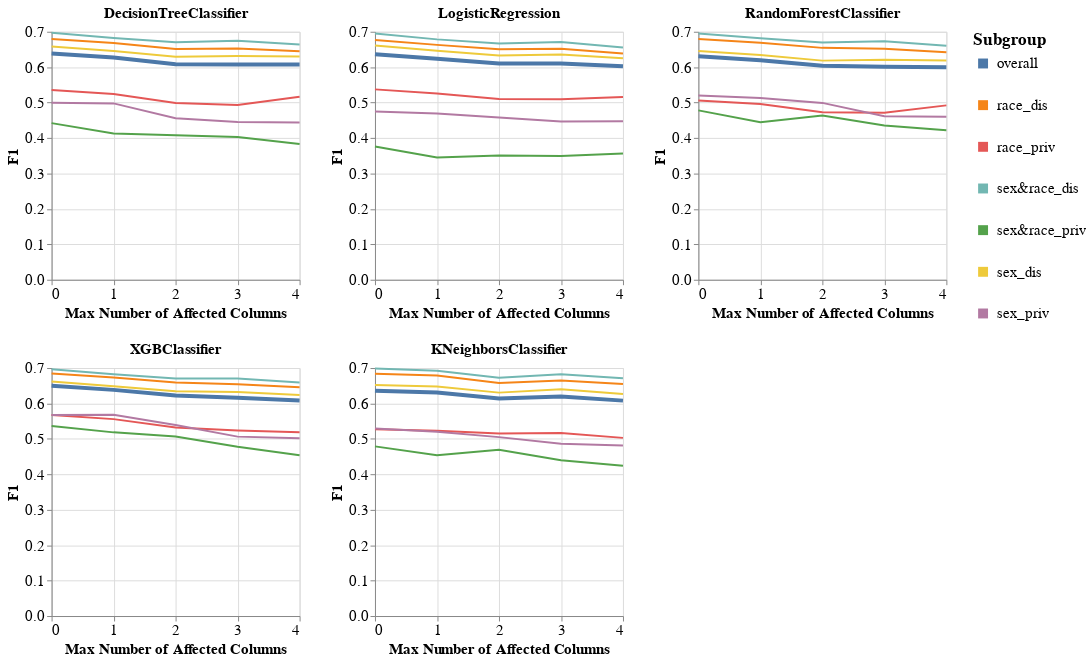

The notebook cell this image was saved under:
### Code cell
visualizer.create_subgroups_grid_pct_lines_per_model_plot(subgroup_metric='F1',
                                                          target_preprocessing_technique=PREPROCESSING_TECHNIQUES[0],
                                                          model_names=MODEL_NAMES,
                                                          mode='max_num_columns')

### Figure 1 — Vega-Lite specification as saved in the notebook (floating-point values rounded to 4 significant figures)
{"config": {"view": {"continuousWidth": 400, "continuousHeight": 300}, "axis": {"labelFontSize": 15, "titleFontSize": 15}, "legend": {"labelFontSize": 15, "symbolStrokeWidth": 10, "titleFontSize": 17}, "title": {"fontSize": 15}}, "vconcat": [{"hconcat": [{"mark": "line", "encoding": {"color": {"field": "Subgroup", "type": "nominal"}, "strokeWidth": {"condition": {"value": 4, "test": "datum.Subgroup == 'overall'"}, "value": 2}, "x": {"axis": {"tickMinStep": 1}, "field": "Percentage", "title": "Max Number of Affected Columns", "type": "quantitative"}, "y": {"field": "Metric_Value", "title": "F1", "type": "quantitative"}}, "height": 250, "title": "DecisionTreeClassifier", "width": 250}, {"data": {"name": "data-786cc51e9609926d80cd9d5b5aebe49d"}, "mark": "line", "encoding": {"color": {"field": "Subgroup", "type": "nominal"}, "strokeWidth": {"condition": {"value": 4, "test": "datum.Subgroup == 'overall'"}, "value": 2}, "x": {"axis": {"tickMinStep": 1}, "field": "Percentage", "title": "Max Number of Affected Columns", "type": "quantitative"}, "y": {"field": "Metric_Value", "title": "F1", "type": "quantitative"}}, "height": 250, "title": "LogisticRegression", "width": 250}, {"data": {"name": "data-a4394320aa075c4ea49f976807bb7154"}, "mark": "line", "encoding": {"color": {"field": "Subgroup", "type": "nominal"}, "strokeWidth": {"condition": {"value": 4, "test": "datum.Subgroup == 'overall'"}, "value": 2}, "x": {"axis": {"tickMinStep": 1}, "field": "Percentage", "title": "Max Number of Affected Columns", "type": "quantitative"}, "y": {"field": "Metric_Value", "title": "F1", "type": "quantitative"}}, "height": 250, "title": "RandomForestClassifier", "width": 250}]}, {"hconcat": [{"mark": "line", "encoding": {"color": {"field": "Subgroup", "type": "nominal"}, "strokeWidth": {"condition": {"value": 4, "test": "datum.Subgroup == 'overall'"}, "value": 2}, "x": {"axis": {"tickMinStep": 1}, "field": "Percentage", "title": "Max Number of Affected Columns", "type": "quantitative"}, "y": {"field": "Metric_Value", "title": "F1", "type": "quantitative"}}, "height": 250, "title": "XGBClassifier", "width": 250}, {"data": {"name": "data-060f707fde2a1e27f8f7c85b99ef9549"}, "mark": "line", "encoding": {"color": {"field": "Subgroup", "type": "nominal"}, "strokeWidth": {"condition": {"value": 4, "test": "datum.Subgroup == 'overall'"}, "value": 2}, "x": {"axis": {"tickMinStep": 1}, "field": "Percentage", "title": "Max Number of Affected Columns", "type": "quantitative"}, "y": {"field": "Metric_Value", "title": "F1", "type": "quantitative"}}, "height": 250, "title": "KNeighborsClassifier", "width": 250}], "data": {"name": "data-2803f46a5123383615a1882fc835d5c0"}}], "data": {"name": "data-259c0625ba758651eca15a3d42f830ce"}, "$schema": "https://vega.github.io/schema/vega-lite/v4.17.0.json", "datasets": {"data-259c0625ba758651eca15a3d42f830ce": [{"Model_Name": "DecisionTreeClassifier", "Test_Set_Index": 0.0, "Metric": "F1", "Subgroup": "overall", "Num_Estimators": 200.0, "Metric_Value": 0.6385, "Percentage": 0.0}, {"Model_Name": "DecisionTreeClassifier", "Test_Set_Index": 0.0, "Metric": "F1", "Subgroup": "race_dis", "Num_Estimators": 200.0, "Metric_Value": 0.6795, "Percentage": 0.0}, {"Model_Name": "DecisionTreeClassifier", "Test_Set_Index": 0.0, "Metric": "F1", "Subgroup": "race_priv", "Num_Estimators": 200.0, "Metric_Value": 0.5356, "Percentage": 0.0}, {"Model_Name": "DecisionTreeClassifier", "Test_Set_Index": 0.0, "Metric": "F1", "Subgroup": "sex&race_dis", "Num_Estimators": 200.0, "Metric_Value": 0.6971, "Percentage": 0.0}, {"Model_Name": "DecisionTreeClassifier", "Test_Set_Index": 0.0, "Metric": "F1", "Subgroup": "sex&race_priv", "Num_Estimators": 200.0, "Metric_Value": 0.4421, "Percentage": 0.0}, {"Model_Name": "DecisionTreeClassifier", "Test_Set_Index": 0.0, "Metric": "F1", "Subgroup": "sex_dis", "Num_Estimators": 200.0, "Metric_Value": 0.6585, "Percentage": 0.0}, {"Model_Name": "DecisionTreeClassifier", "Test_Set_Index": 0.0, "Metric": "F1", "Subgroup": "sex_priv", "Num_Estimators": 200.0, "Metric_Value": 0.4998, "Percentage": 0.0}, {"Model_Name": "DecisionTreeClassifier", "Test_Set_Index": 1.0, "Metric": "F1", "Subgroup": "overall", "Num_Estimators": 200.0, "Metric_Value": 0.6273, "Percentage": 1.0}, {"Model_Name": "DecisionTreeClassifier", "Test_Set_Index": 1.0, "Metric": "F1", "Subgroup": "race_dis", "Num_Estimators": 200.0, "Metric_Value": 0.6682, "Percentage": 1.0}, {"Model_Name": "DecisionTreeClassifier", "Test_Set_Index": 1.0, "Metric": "F1", "Subgroup": "race_priv", "Num_Estimators": 200.0, "Metric_Value": 0.5241, "Percentage": 1.0}, {"Model_Name": "DecisionTreeClassifier", "Test_Set_Index": 1.0, "Metric": "F1", "Subgroup": "sex&race_dis", "Num_Estimators": 200.0, "Metric_Value": 0.6824, "Percentage": 1.0}, {"Model_Name": "DecisionTreeClassifier", "Test_Set_Index": 1.0, "Metric": "F1", "Subgroup": "sex&race_priv", "Num_Estimators": 200.0, "Metric_Value": 0.413, "Percentage": 1.0}, {"Model_Name": "DecisionTreeClassifier", "Test_Set_Index": 1.0, "Metric": "F1", "Subgroup": "sex_dis", "Num_Estimators": 200.0, "Metric_Value": 0.6458, "Percentage": 1.0}, {"Model_Name": "DecisionTreeClassifier", "Test_Set_Index": 1.0, "Metric": "F1", "Subgroup": "sex_priv", "Num_Estimators": 200.0, "Metric_Value": 0.4978, "Percentage": 1.0}, {"Model_Name": "DecisionTreeClassifier", "Test_Set_Index": 2.0, "Metric": "F1", "Subgroup": "overall", "Num_Estimators": 200.0, "Metric_Value": 0.6085, "Percentage": 2.0}, {"Model_Name": "DecisionTreeClassifier", "Test_Set_Index": 2.0, "Metric": "F1", "Subgroup": "race_dis", "Num_Estimators": 200.0, "Metric_Value": 0.6516, "Percentage": 2.0}, {"Model_Name": "DecisionTreeClassifier", "Test_Set_Index": 2.0, "Metric": "F1", "Subgroup": "race_priv", "Num_Estimators": 200.0, "Metric_Value": 0.4987, "Percentage": 2.0}, {"Model_Name": "DecisionTreeClassifier", "Test_Set_Index": 2.0, "Metric": "F1", "Subgroup": "sex&race_dis", "Num_Estimators": 200.0, "Metric_Value": 0.6705, "Percentage": 2.0}, {"Model_Name": "DecisionTreeClassifier", "Test_Set_Index": 2.0, "Metric": "F1", "Subgroup": "sex&race_priv", "Num_Estimators": 200.0, "Metric_Value": 0.4081, "Percentage": 2.0}, {"Model_Name": "DecisionTreeClassifier", "Test_Set_Index": 2.0, "Metric": "F1", "Subgroup": "sex_dis", "Num_Estimators": 200.0, "Metric_Value": 0.6297, "Percentage": 2.0}, {"Model_Name": "DecisionTreeClassifier", "Test_Set_Index": 2.0, "Metric": "F1", "Subgroup": "sex_priv", "Num_Estimators": 200.0, "Metric_Value": 0.4559, "Percentage": 2.0}, {"Model_Name": "DecisionTreeClassifier", "Test_Set_Index": 3.0, "Metric": "F1", "Subgroup": "overall", "Num_Estimators": 200.0, "Metric_Value": 0.6078, "Percentage": 3.0}, {"Model_Name": "DecisionTreeClassifier", "Test_Set_Index": 3.0, "Metric": "F1", "Subgroup": "race_dis", "Num_Estimators": 200.0, "Metric_Value": 0.6526, "Percentage": 3.0}, {"Model_Name": "DecisionTreeClassifier", "Test_Set_Index": 3.0, "Metric": "F1", "Subgroup": "race_priv", "Num_Estimators": 200.0, "Metric_Value": 0.4933, "Percentage": 3.0}, {"Model_Name": "DecisionTreeClassifier", "Test_Set_Index": 3.0, "Metric": "F1", "Subgroup": "sex&race_dis", "Num_Estimators": 200.0, "Metric_Value": 0.6746, "Percentage": 3.0}, {"Model_Name": "DecisionTreeClassifier", "Test_Set_Index": 3.0, "Metric": "F1", "Subgroup": "sex&race_priv", "Num_Estimators": 200.0, "Metric_Value": 0.4028, "Percentage": 3.0}, {"Model_Name": "DecisionTreeClassifier", "Test_Set_Index": 3.0, "Metric": "F1", "Subgroup": "sex_dis", "Num_Estimators": 200.0, "Metric_Value": 0.6313, "Percentage": 3.0}, {"Model_Name": "DecisionTreeClassifier", "Test_Set_Index": 3.0, "Metric": "F1", "Subgroup": "sex_priv", "Num_Estimators": 200.0, "Metric_Value": 0.4453, "Percentage": 3.0}, {"Model_Name": "DecisionTreeClassifier", "Test_Set_Index": 4.0, "Metric": "F1", "Subgroup": "overall", "Num_Estimators": 200.0, "Metric_Value": 0.6078, "Percentage": 4.0}, {"Model_Name": "DecisionTreeClassifier", "Test_Set_Index": 4.0, "Metric": "F1", "Subgroup": "race_dis", "Num_Estimators": 200.0, "Metric_Value": 0.6449, "Percentage": 4.0}, {"Model_Name": "DecisionTreeClassifier", "Test_Set_Index": 4.0, "Metric": "F1", "Subgroup": "race_priv", "Num_Estimators": 200.0, "Metric_Value": 0.5163, "Percentage": 4.0}, {"Model_Name": "DecisionTreeClassifier", "Test_Set_Index": 4.0, "Metric": "F1", "Subgroup": "sex&race_dis", "Num_Estimators": 200.0, "Metric_Value": 0.6638, "Percentage": 4.0}, {"Model_Name": "DecisionTreeClassifier", "Test_Set_Index": 4.0, "Metric": "F1", "Subgroup": "sex&race_priv", "Num_Estimators": 200.0, "Metric_Value": 0.3833, "Percentage": 4.0}, {"Model_Name": "DecisionTreeClassifier", "Test_Set_Index": 4.0, "Metric": "F1", "Subgroup": "sex_dis", "Num_Estimators": 200.0, "Metric_Value": 0.6304, "Percentage": 4.0}, {"Model_Name": "DecisionTreeClassifier", "Test_Set_Index": 4.0, "Metric": "F1", "Subgroup": "sex_priv", "Num_Estimators": 200.0, "Metric_Value": 0.4439, "Percentage": 4.0}], "data-786cc51e9609926d80cd9d5b5aebe49d": [{"Model_Name": "LogisticRegression", "Test_Set_Index": 0.0, "Metric": "F1", "Subgroup": "overall", "Num_Estimators": 200.0, "Metric_Value": 0.6367, "Percentage": 0.0}, {"Model_Name": "LogisticRegression", "Test_Set_Index": 0.0, "Metric": "F1", "Subgroup": "race_dis", "Num_Estimators": 200.0, "Metric_Value": 0.6767, "Percentage": 0.0}, {"Model_Name": "LogisticRegression", "Test_Set_Index": 0.0, "Metric": "F1", "Subgroup": "race_priv", "Num_Estimators": 200.0, "Metric_Value": 0.5373, "Percentage": 0.0}, {"Model_Name": "LogisticRegression", "Test_Set_Index": 0.0, "Metric": "F1", "Subgroup": "sex&race_dis", "Num_Estimators": 200.0, "Metric_Value": 0.695, "Percentage": 0.0}, {"Model_Name": "LogisticRegression", "Test_Set_Index": 0.0, "Metric": "F1", "Subgroup": "sex&race_priv", "Num_Estimators": 200.0, "Metric_Value": 0.3763, "Percentage": 0.0}, {"Model_Name": "LogisticRegression", "Test_Set_Index": 0.0, "Metric": "F1", "Subgroup": "sex_dis", "Num_Estimators": 200.0, "Metric_Value": 0.661, "Percentage": 0.0}, {"Model_Name": "LogisticRegression", "Test_Set_Index": 0.0, "Metric": "F1", "Subgroup": "sex_priv", "Num_Estimators": 200.0, "Metric_Value": 0.475, "Percentage": 0.0}, {"Model_Name": "LogisticRegression", "Test_Set_Index": 1.0, "Metric": "F1", "Subgroup": "overall", "Num_Estimators": 200.0, "Metric_Value": 0.6235, "Percentage": 1.0}, {"Model_Name": "LogisticRegression", "Test_Set_Index": 1.0, "Metric": "F1", "Subgroup": "race_dis", "Num_Estimators": 200.0, "Metric_Value": 0.663, "Percentage": 1.0}, {"Model_Name": "LogisticRegression", "Test_Set_Index": 1.0, "Metric": "F1", "Subgroup": "race_priv", "Num_Estimators": 200.0, "Metric_Value": 0.5257, "Percentage": 1.0}, {"Model_Name": "LogisticRegression", "Test_Set_Index": 1.0, "Metric": "F1", "Subgroup": "sex&race_dis", "Num_Estimators": 200.0, "Metric_Value": 0.6784, "Percentage": 1.0}, {"Model_Name": "LogisticRegression", "Test_Set_Index": 1.0, "Metric": "F1", "Subgroup": "sex&race_priv", "Num_Estimators": 200.0, "Metric_Value": 0.3451, "Percentage": 1.0}, {"Model_Name": "LogisticRegression", "Test_Set_Index": 1.0, "Metric": "F1", "Subgroup": "sex_dis", "Num_Estimators": 200.0, "Metric_Value": 0.6466, "Percentage": 1.0}, {"Model_Name": "LogisticRegression", "Test_Set_Index": 1.0, "Metric": "F1", "Subgroup": "sex_priv", "Num_Estimators": 200.0, "Metric_Value": 0.4689, "Percentage": 1.0}, {"Model_Name": "LogisticRegression", "Test_Set_Index": 2.0, "Metric": "F1", "Subgroup": "overall", "Num_Estimators": 200.0, "Metric_Value": 0.6104, "Percentage": 2.0}, {"Model_Name": "LogisticRegression", "Test_Set_Index": 2.0, "Metric": "F1", "Subgroup": "race_dis", "Num_Estimators": 200.0, "Metric_Value": 0.6509, "Percentage": 2.0}, {"Model_Name": "LogisticRegression", "Test_Set_Index": 2.0, "Metric": "F1", "Subgroup": "race_priv", "Num_Estimators": 200.0, "Metric_Value": 0.51, "Percentage": 2.0}, {"Model_Name": "LogisticRegression", "Test_Set_Index": 2.0, "Metric": "F1", "Subgroup": "sex&race_dis", "Num_Estimators": 200.0, "Metric_Value": 0.6668, "Percentage": 2.0}, {"Model_Name": "LogisticRegression", "Test_Set_Index": 2.0, "Metric": "F1", "Subgroup": "sex&race_priv", "Num_Estimators": 200.0, "Metric_Value": 0.3508, "Percentage": 2.0}, {"Model_Name": "LogisticRegression", "Test_Set_Index": 2.0, "Metric": "F1", "Subgroup": "sex_dis", "Num_Estimators": 200.0, "Metric_Value": 0.6329, "Percentage": 2.0}, {"Model_Name": "LogisticRegression", "Test_Set_Index": 2.0, "Metric": "F1", "Subgroup": "sex_priv", "Num_Estimators": 200.0, "Metric_Value": 0.4581, "Percentage": 2.0}, {"Model_Name": "LogisticRegression", "Test_Set_Index": 3.0, "Metric": "F1", "Subgroup": "overall", "Num_Estimators": 200.0, "Metric_Value": 0.6105, "Percentage": 3.0}, {"Model_Name": "LogisticRegression", "Test_Set_Index": 3.0, "Metric": "F1", "Subgroup": "race_dis", "Num_Estimators": 200.0, "Metric_Value": 0.6517, "Percentage": 3.0}, {"Model_Name": "LogisticRegression", "Test_Set_Index": 3.0, "Metric": "F1", "Subgroup": "race_priv", "Num_Estimators": 200.0, "Metric_Value": 0.5096, "Percentage": 3.0}, {"Model_Name": "LogisticRegression", "Test_Set_Index": 3.0, "Metric": "F1", "Subgroup": "sex&race_dis", "Num_Estimators": 200.0, "Metric_Value": 0.6712, "Percentage": 3.0}, {"Model_Name": "LogisticRegression", "Test_Set_Index": 3.0, "Metric": "F1", "Subgroup": "sex&race_priv", "Num_Estimators": 200.0, "Metric_Value": 0.3495, "Percentage": 3.0}, {"Model_Name": "LogisticRegression", "Test_Set_Index": 3.0, "Metric": "F1", "Subgroup": "sex_dis", "Num_Estimators": 200.0, "Metric_Value": 0.6359, "Percentage": 3.0}, {"Model_Name": "LogisticRegression", "Test_Set_Index": 3.0, "Metric": "F1", "Subgroup": "sex_priv", "Num_Estimators": 200.0, "Metric_Value": 0.4465, "Percentage": 3.0}, {"Model_Name": "LogisticRegression", "Test_Set_Index": 4.0, "Metric": "F1", "Subgroup": "overall", "Num_Estimators": 200.0, "Metric_Value": 0.6027, "Percentage": 4.0}, {"Model_Name": "LogisticRegression", "Test_Set_Index": 4.0, "Metric": "F1", "Subgroup": "race_dis", "Num_Estimators": 200.0, "Metric_Value": 0.6383, "Percentage": 4.0}, {"Model_Name": "LogisticRegression", "Test_Set_Index": 4.0, "Metric": "F1", "Subgroup": "race_priv", "Num_Estimators": 200.0, "Metric_Value": 0.5159, "Percentage": 4.0}, {"Model_Name": "LogisticRegression", "Test_Set_Index": 4.0, "Metric": "F1", "Subgroup": "sex&race_dis", "Num_Estimators": 200.0, "Metric_Value": 0.6553, "Percentage": 4.0}, {"Model_Name": "LogisticRegression", "Test_Set_Index": 4.0, "Metric": "F1", "Subgroup": "sex&race_priv", "Num_Estimators": 200.0, "Metric_Value": 0.3562, "Percentage": 4.0}, {"Model_Name": "LogisticRegression", "Test_Set_Index": 4.0, "Metric": "F1", "Subgroup": "sex_dis", "Num_Estimators": 200.0, "Metric_Value": 0.6255, "Percentage": 4.0}, {"Model_Name": "LogisticRegression", "Test_Set_Index": 4.0, "Metric": "F1", "Subgroup": "sex_priv", "Num_Estimators": 200.0, "Metric_Value": 0.4473, "Percentage": 4.0}], "data-a4394320aa075c4ea49f976807bb7154": [{"Model_Name": "RandomForestClassifier", "Test_Set_Index": 0.0, "Metric": "F1", "Subgroup": "overall", "Num_Estimators": 200.0, "Metric_Value": 0.6306, "Percentage": 0.0}, {"Model_Name": "RandomForestClassifier", "Test_Set_Index": 0.0, "Metric": "F1", "Subgroup": "race_dis", "Num_Estimators": 200.0, "Metric_Value": 0.6795, "Percentage": 0.0}, {"Model_Name": "RandomForestClassifier", "Test_Set_Index": 0.0, "Metric": "F1", "Subgroup": "race_priv", "Num_Estimators": 200.0, "Metric_Value": 0.5058, "Percentage": 0.0}, {"Model_Name": "RandomForestClassifier", "Test_Set_Index": 0.0, "Metric": "F1", "Subgroup": "sex&race_dis", "Num_Estimators": 200.0, "Metric_Value": 0.6953, "Percentage": 0.0}, {"Model_Name": "RandomForestClassifier", "Test_Set_Index": 0.0, "Metric": "F1", "Subgroup": "sex&race_priv", "Num_Estimators": 200.0, "Metric_Value": 0.4781, "Percentage": 0.0}, {"Model_Name": "RandomForestClassifier", "Test_Set_Index": 0.0, "Metric": "F1", "Subgroup": "sex_dis", "Num_Estimators": 200.0, "Metric_Value": 0.6459, "Percentage": 0.0}, {"Model_Name": "RandomForestClassifier", "Test_Set_Index": 0.0, "Metric": "F1", "Subgroup": "sex_priv", "Num_Estimators": 200.0, "Metric_Value": 0.5199, "Percentage": 0.0}, {"Model_Name": "RandomForestClassifier", "Test_Set_Index": 1.0, "Metric": "F1", "Subgroup": "overall", "Num_Estimators": 200.0, "Metric_Value": 0.6198, "Percentage": 1.0}, {"Model_Name": "RandomForestClassifier", "Test_Set_Index": 1.0, "Metric": "F1", "Subgroup": "race_dis", "Num_Estimators": 200.0, "Metric_Value": 0.6687, "Percentage": 1.0}, {"Model_Name": "RandomForestClassifier", "Test_Set_Index": 1.0, "Metric": "F1", "Subgroup": "race_priv", "Num_Estimators": 200.0, "Metric_Value": 0.4963, "Percentage": 1.0}, {"Model_Name": "RandomForestClassifier", "Test_Set_Index": 1.0, "Metric": "F1", "Subgroup": "sex&race_dis", "Num_Estimators": 200.0, "Metric_Value": 0.6815, "Percentage": 1.0}, {"Model_Name": "RandomForestClassifier", "Test_Set_Index": 1.0, "Metric": "F1", "Subgroup": "sex&race_priv", "Num_Estimators": 200.0, "Metric_Value": 0.4446, "Percentage": 1.0}, {"Model_Name": "RandomForestClassifier", "Test_Set_Index": 1.0, "Metric": "F1", "Subgroup": "sex_dis", "Num_Estimators": 200.0, "Metric_Value": 0.6346, "Percentage": 1.0}, {"Model_Name": "RandomForestClassifier", "Test_Set_Index": 1.0, "Metric": "F1", "Subgroup": "sex_priv", "Num_Estimators": 200.0, "Metric_Value": 0.513, "Percentage": 1.0}, {"Model_Name": "RandomForestClassifier", "Test_Set_Index": 2.0, "Metric": "F1", "Subgroup": "overall", "Num_Estimators": 200.0, "Metric_Value": 0.6042, "Percentage": 2.0}, {"Model_Name": "RandomForestClassifier", "Test_Set_Index": 2.0, "Metric": "F1", "Subgroup": "race_dis", "Num_Estimators": 200.0, "Metric_Value": 0.6545, "Percentage": 2.0}, {"Model_Name": "RandomForestClassifier", "Test_Set_Index": 2.0, "Metric": "F1", "Subgroup": "race_priv", "Num_Estimators": 200.0, "Metric_Value": 0.4725, "Percentage": 2.0}, {"Model_Name": "RandomForestClassifier", "Test_Set_Index": 2.0, "Metric": "F1", "Subgroup": "sex&race_dis", "Num_Estimators": 200.0, "Metric_Value": 0.6696, "Percentage": 2.0}, {"Model_Name": "RandomForestClassifier", "Test_Set_Index": 2.0, "Metric": "F1", "Subgroup": "sex&race_priv", "Num_Estimators": 200.0, "Metric_Value": 0.4633, "Percentage": 2.0}, {"Model_Name": "RandomForestClassifier", "Test_Set_Index": 2.0, "Metric": "F1", "Subgroup": "sex_dis", "Num_Estimators": 200.0, "Metric_Value": 0.6185, "Percentage": 2.0}, {"Model_Name": "RandomForestClassifier", "Test_Set_Index": 2.0, "Metric": "F1", "Subgroup": "sex_priv", "Num_Estimators": 200.0, "Metric_Value": 0.4992, "Percentage": 2.0}, {"Model_Name": "RandomForestClassifier", "Test_Set_Index": 3.0, "Metric": "F1", "Subgroup": "overall", "Num_Estimators": 200.0, "Metric_Value": 0.6013, "Percentage": 3.0}, {"Model_Name": "RandomForestClassifier", "Test_Set_Index": 3.0, "Metric": "F1", "Subgroup": "race_dis", "Num_Estimators": 200.0, "Metric_Value": 0.6519, "Percentage": 3.0}, {"Model_Name": "RandomForestClassifier", "Test_Set_Index": 3.0, "Metric": "F1", "Subgroup": "race_priv", "Num_Estimators": 200.0, "Metric_Value": 0.4712, "Percentage": 3.0}, {"Model_Name": "RandomForestClassifier", "Test_Set_Index": 3.0, "Metric": "F1", "Subgroup": "sex&race_dis", "Num_Estimators": 200.0, "Metric_Value": 0.673, "Percentage": 3.0}, {"Model_Name": "RandomForestClassifier", "Test_Set_Index": 3.0, "Metric": "F1", "Subgroup": "sex&race_priv", "Num_Estimators": 200.0, "Metric_Value": 0.4355, "Percentage": 3.0}, {"Model_Name": "RandomForestClassifier", "Test_Set_Index": 3.0, "Metric": "F1", "Subgroup": "sex_dis", "Num_Estimators": 200.0, "Metric_Value": 0.6208, "Percentage": 3.0}, {"Model_Name": "RandomForestClassifier", "Test_Set_Index": 3.0, "Metric": "F1", "Subgroup": "sex_priv", "Num_Estimators": 200.0, "Metric_Value": 0.4616, "Percentage": 3.0}, {"Model_Name": "RandomForestClassifier", "Test_Set_Index": 4.0, "Metric": "F1", "Subgroup": "overall", "Num_Estimators": 200.0, "Metric_Value": 0.5997, "Percentage": 4.0}, {"Model_Name": "RandomForestClassifier", "Test_Set_Index": 4.0, "Metric": "F1", "Subgroup": "race_dis", "Num_Estimators": 200.0, "Metric_Value": 0.6419, "Percentage": 4.0}, {"Model_Name": "RandomForestClassifier", "Test_Set_Index": 4.0, "Metric": "F1", "Subgroup": "race_priv", "Num_Estimators": 200.0, "Metric_Value": 0.4922, "Percentage": 4.0}, {"Model_Name": "RandomForestClassifier", "Test_Set_Index": 4.0, "Metric": "F1", "Subgroup": "sex&race_dis", "Num_Estimators": 200.0, "Metric_Value": 0.6607, "Percentage": 4.0}, {"Model_Name": "RandomForestClassifier", "Test_Set_Index": 4.0, "Metric": "F1", "Subgroup": "sex&race_priv", "Num_Estimators": 200.0, "Metric_Value": 0.4219, "Percentage": 4.0}, {"Model_Name": "RandomForestClassifier", "Test_Set_Index": 4.0, "Metric": "F1", "Subgroup": "sex_dis", "Num_Estimators": 200.0, "Metric_Value": 0.619, "Percentage": 4.0}, {"Model_Name": "RandomForestClassifier", "Test_Set_Index": 4.0, "Metric": "F1", "Subgroup": "sex_priv", "Num_Estimators": 200.0, "Metric_Value": 0.46, "Percentage": 4.0}], "data-2803f46a5123383615a1882fc835d5c0": [{"Model_Name": "XGBClassifier", "Test_Set_Index": 0.0, "Metric": "F1", "Subgroup": "overall", "Num_Estimators": 200.0, "Metric_Value": 0.6499, "Percentage": 0.0}, {"Model_Name": "XGBClassifier", "Test_Set_Index": 0.0, "Metric": "F1", "Subgroup": "race_dis", "Num_Estimators": 200.0, "Metric_Value": 0.6844, "Percentage": 0.0}, {"Model_Name": "XGBClassifier", "Test_Set_Index": 0.0, "Metric": "F1", "Subgroup": "race_priv", "Num_Estimators": 200.0, "Metric_Value": 0.5672, "Percentage": 0.0}, {"Model_Name": "XGBClassifier", "Test_Set_Index": 0.0, "Metric": "F1", "Subgroup": "sex&race_dis", "Num_Estimators": 200.0, "Metric_Value": 0.6966, "Percentage": 0.0}, {"Model_Name": "XGBClassifier", "Test_Set_Index": 0.0, "Metric": "F1", "Subgroup": "sex&race_priv", "Num_Estimators": 200.0, "Metric_Value": 0.5364, "Percentage": 0.0}, {"Model_Name": "XGBClassifier", "Test_Set_Index": 0.0, "Metric": "F1", "Subgroup": "sex_dis", "Num_Estimators": 200.0, "Metric_Value": 0.6623, "Percentage": 0.0}, {"Model_Name": "XGBClassifier", "Test_Set_Index": 0.0, "Metric": "F1", "Subgroup": "sex_priv", "Num_Estimators": 200.0, "Metric_Value": 0.5673, "Percentage": 0.0}, {"Model_Name": "XGBClassifier", "Test_Set_Index": 1.0, "Metric": "F1", "Subgroup": "overall", "Num_Estimators": 200.0, "Metric_Value": 0.6384, "Percentage": 1.0}, {"Model_Name": "XGBClassifier", "Test_Set_Index": 1.0, "Metric": "F1", "Subgroup": "race_dis", "Num_Estimators": 200.0, "Metric_Value": 0.6732, "Percentage": 1.0}, {"Model_Name": "XGBClassifier", "Test_Set_Index": 1.0, "Metric": "F1", "Subgroup": "race_priv", "Num_Estimators": 200.0, "Metric_Value": 0.5558, "Percentage": 1.0}, {"Model_Name": "XGBClassifier", "Test_Set_Index": 1.0, "Metric": "F1", "Subgroup": "sex&race_dis", "Num_Estimators": 200.0, "Metric_Value": 0.6823, "Percentage": 1.0}, {"Model_Name": "XGBClassifier", "Test_Set_Index": 1.0, "Metric": "F1", "Subgroup": "sex&race_priv", "Num_Estimators": 200.0, "Metric_Value": 0.5184, "Percentage": 1.0}, {"Model_Name": "XGBClassifier", "Test_Set_Index": 1.0, "Metric": "F1", "Subgroup": "sex_dis", "Num_Estimators": 200.0, "Metric_Value": 0.6488, "Percentage": 1.0}, {"Model_Name": "XGBClassifier", "Test_Set_Index": 1.0, "Metric": "F1", "Subgroup": "sex_priv", "Num_Estimators": 200.0, "Metric_Value": 0.5678, "Percentage": 1.0}, {"Model_Name": "XGBClassifier", "Test_Set_Index": 2.0, "Metric": "F1", "Subgroup": "overall", "Num_Estimators": 200.0, "Metric_Value": 0.6223, "Percentage": 2.0}, {"Model_Name": "XGBClassifier", "Test_Set_Index": 2.0, "Metric": "F1", "Subgroup": "race_dis", "Num_Estimators": 200.0, "Metric_Value": 0.659, "Percentage": 2.0}, {"Model_Name": "XGBClassifier", "Test_Set_Index": 2.0, "Metric": "F1", "Subgroup": "race_priv", "Num_Estimators": 200.0, "Metric_Value": 0.532, "Percentage": 2.0}, {"Model_Name": "XGBClassifier", "Test_Set_Index": 2.0, "Metric": "F1", "Subgroup": "sex&race_dis", "Num_Estimators": 200.0, "Metric_Value": 0.6707, "Percentage": 2.0}, {"Model_Name": "XGBClassifier", "Test_Set_Index": 2.0, "Metric": "F1", "Subgroup": "sex&race_priv", "Num_Estimators": 200.0, "Metric_Value": 0.5066, "Percentage": 2.0}, {"Model_Name": "XGBClassifier", "Test_Set_Index": 2.0, "Metric": "F1", "Subgroup": "sex_dis", "Num_Estimators": 200.0, "Metric_Value": 0.6343, "Percentage": 2.0}, {"Model_Name": "XGBClassifier", "Test_Set_Index": 2.0, "Metric": "F1", "Subgroup": "sex_priv", "Num_Estimators": 200.0, "Metric_Value": 0.5389, "Percentage": 2.0}, {"Model_Name": "XGBClassifier", "Test_Set_Index": 3.0, "Metric": "F1", "Subgroup": "overall", "Num_Estimators": 200.0, "Metric_Value": 0.6161, "Percentage": 3.0}, {"Model_Name": "XGBClassifier", "Test_Set_Index": 3.0, "Metric": "F1", "Subgroup": "race_dis", "Num_Estimators": 200.0, "Metric_Value": 0.654, "Percentage": 3.0}, {"Model_Name": "XGBClassifier", "Test_Set_Index": 3.0, "Metric": "F1", "Subgroup": "race_priv", "Num_Estimators": 200.0, "Metric_Value": 0.5239, "Percentage": 3.0}, {"Model_Name": "XGBClassifier", "Test_Set_Index": 3.0, "Metric": "F1", "Subgroup": "sex&race_dis", "Num_Estimators": 200.0, "Metric_Value": 0.6704, "Percentage": 3.0}, {"Model_Name": "XGBClassifier", "Test_Set_Index": 3.0, "Metric": "F1", "Subgroup": "sex&race_priv", "Num_Estimators": 200.0, "Metric_Value": 0.4776, "Percentage": 3.0}, {"Model_Name": "XGBClassifier", "Test_Set_Index": 3.0, "Metric": "F1", "Subgroup": "sex_dis", "Num_Estimators": 200.0, "Metric_Value": 0.6324, "Percentage": 3.0}, {"Model_Name": "XGBClassifier", "Test_Set_Index": 3.0, "Metric": "F1", "Subgroup": "sex_priv", "Num_Estimators": 200.0, "Metric_Value": 0.5064, "Percentage": 3.0}, {"Model_Name": "XGBClassifier", "Test_Set_Index": 4.0, "Metric": "F1", "Subgroup": "overall", "Num_Estimators": 200.0, "Metric_Value": 0.6086, "Percentage": 4.0}, {"Model_Name": "XGBClassifier", "Test_Set_Index": 4.0, "Metric": "F1", "Subgroup": "race_dis", "Num_Estimators": 200.0, "Metric_Value": 0.6455, "Percentage": 4.0}, {"Model_Name": "XGBClassifier", "Test_Set_Index": 4.0, "Metric": "F1", "Subgroup": "race_priv", "Num_Estimators": 200.0, "Metric_Value": 0.5189, "Percentage": 4.0}, {"Model_Name": "XGBClassifier", "Test_Set_Index": 4.0, "Metric": "F1", "Subgroup": "sex&race_dis", "Num_Estimators": 200.0, "Metric_Value": 0.6593, "Percentage": 4.0}, {"Model_Name": "XGBClassifier", "Test_Set_Index": 4.0, "Metric": "F1", "Subgroup": "sex&race_priv", "Num_Estimators": 200.0, "Metric_Value": 0.4537, "Percentage": 4.0}, {"Model_Name": "XGBClassifier", "Test_Set_Index": 4.0, "Metric": "F1", "Subgroup": "sex_dis", "Num_Estimators": 200.0, "Metric_Value": 0.6241, "Percentage": 4.0}, {"Model_Name": "XGBClassifier", "Test_Set_Index": 4.0, "Metric": "F1", "Subgroup": "sex_priv", "Num_Estimators": 200.0, "Metric_Value": 0.5018, "Percentage": 4.0}], "data-060f707fde2a1e27f8f7c85b99ef9549": [{"Model_Name": "KNeighborsClassifier", "Test_Set_Index": 0.0, "Metric": "F1", "Subgroup": "overall", "Num_Estimators": 200.0, "Metric_Value": 0.6358, "Percentage": 0.0}, {"Model_Name": "KNeighborsClassifier", "Test_Set_Index": 0.0, "Metric": "F1", "Subgroup": "race_dis", "Num_Estimators": 200.0, "Metric_Value": 0.684, "Percentage": 0.0}, {"Model_Name": "KNeighborsClassifier", "Test_Set_Index": 0.0, "Metric": "F1", "Subgroup": "race_priv", "Num_Estimators": 200.0, "Metric_Value": 0.527, "Percentage": 0.0}, {"Model_Name": "KNeighborsClassifier", "Test_Set_Index": 0.0, "Metric": "F1", "Subgroup": "sex&race_dis", "Num_Estimators": 200.0, "Metric_Value": 0.699, "Percentage": 0.0}, {"Model_Name": "KNeighborsClassifier", "Test_Set_Index": 0.0, "Metric": "F1", "Subgroup": "sex&race_priv", "Num_Estimators": 200.0, "Metric_Value": 0.4789, "Percentage": 0.0}, {"Model_Name": "KNeighborsClassifier", "Test_Set_Index": 0.0, "Metric": "F1", "Subgroup": "sex_dis", "Num_Estimators": 200.0, "Metric_Value": 0.6523, "Percentage": 0.0}, {"Model_Name": "KNeighborsClassifier", "Test_Set_Index": 0.0, "Metric": "F1", "Subgroup": "sex_priv", "Num_Estimators": 200.0, "Metric_Value": 0.5295, "Percentage": 0.0}, {"Model_Name": "KNeighborsClassifier", "Test_Set_Index": 1.0, "Metric": "F1", "Subgroup": "overall", "Num_Estimators": 200.0, "Metric_Value": 0.631, "Percentage": 1.0}, {"Model_Name": "KNeighborsClassifier", "Test_Set_Index": 1.0, "Metric": "F1", "Subgroup": "race_dis", "Num_Estimators": 200.0, "Metric_Value": 0.679, "Percentage": 1.0}, {"Model_Name": "KNeighborsClassifier", "Test_Set_Index": 1.0, "Metric": "F1", "Subgroup": "race_priv", "Num_Estimators": 200.0, "Metric_Value": 0.5231, "Percentage": 1.0}, {"Model_Name": "KNeighborsClassifier", "Test_Set_Index": 1.0, "Metric": "F1", "Subgroup": "sex&race_dis", "Num_Estimators": 200.0, "Metric_Value": 0.6925, "Percentage": 1.0}, {"Model_Name": "KNeighborsClassifier", "Test_Set_Index": 1.0, "Metric": "F1", "Subgroup": "sex&race_priv", "Num_Estimators": 200.0, "Metric_Value": 0.4535, "Percentage": 1.0}, {"Model_Name": "KNeighborsClassifier", "Test_Set_Index": 1.0, "Metric": "F1", "Subgroup": "sex_dis", "Num_Estimators": 200.0, "Metric_Value": 0.648, "Percentage": 1.0}, {"Model_Name": "KNeighborsClassifier", "Test_Set_Index": 1.0, "Metric": "F1", "Subgroup": "sex_priv", "Num_Estimators": 200.0, "Metric_Value": 0.5205, "Percentage": 1.0}, {"Model_Name": "KNeighborsClassifier", "Test_Set_Index": 2.0, "Metric": "F1", "Subgroup": "overall", "Num_Estimators": 200.0, "Metric_Value": 0.6141, "Percentage": 2.0}, {"Model_Name": "KNeighborsClassifier", "Test_Set_Index": 2.0, "Metric": "F1", "Subgroup": "race_dis", "Num_Estimators": 200.0, "Metric_Value": 0.6576, "Percentage": 2.0}, {"Model_Name": "KNeighborsClassifier", "Test_Set_Index": 2.0, "Metric": "F1", "Subgroup": "race_priv", "Num_Estimators": 200.0, "Metric_Value": 0.5153, "Percentage": 2.0}, {"Model_Name": "KNeighborsClassifier", "Test_Set_Index": 2.0, "Metric": "F1", "Subgroup": "sex&race_dis", "Num_Estimators": 200.0, "Metric_Value": 0.6726, "Percentage": 2.0}, {"Model_Name": "KNeighborsClassifier", "Test_Set_Index": 2.0, "Metric": "F1", "Subgroup": "sex&race_priv", "Num_Estimators": 200.0, "Metric_Value": 0.4694, "Percentage": 2.0}, {"Model_Name": "KNeighborsClassifier", "Test_Set_Index": 2.0, "Metric": "F1", "Subgroup": "sex_dis", "Num_Estimators": 200.0, "Metric_Value": 0.6306, "Percentage": 2.0}, {"Model_Name": "KNeighborsClassifier", "Test_Set_Index": 2.0, "Metric": "F1", "Subgroup": "sex_priv", "Num_Estimators": 200.0, "Metric_Value": 0.505, "Percentage": 2.0}, {"Model_Name": "KNeighborsClassifier", "Test_Set_Index": 3.0, "Metric": "F1", "Subgroup": "overall", "Num_Estimators": 200.0, "Metric_Value": 0.6194, "Percentage": 3.0}, {"Model_Name": "KNeighborsClassifier", "Test_Set_Index": 3.0, "Metric": "F1", "Subgroup": "race_dis", "Num_Estimators": 200.0, "Metric_Value": 0.6647, "Percentage": 3.0}, {"Model_Name": "KNeighborsClassifier", "Test_Set_Index": 3.0, "Metric": "F1", "Subgroup": "race_priv", "Num_Estimators": 200.0, "Metric_Value": 0.5167, "Percentage": 3.0}, {"Model_Name": "KNeighborsClassifier", "Test_Set_Index": 3.0, "Metric": "F1", "Subgroup": "sex&race_dis", "Num_Estimators": 200.0, "Metric_Value": 0.6826, "Percentage": 3.0}, {"Model_Name": "KNeighborsClassifier", "Test_Set_Index": 3.0, "Metric": "F1", "Subgroup": "sex&race_priv", "Num_Estimators": 200.0, "Metric_Value": 0.4396, "Percentage": 3.0}, {"Model_Name": "KNeighborsClassifier", "Test_Set_Index": 3.0, "Metric": "F1", "Subgroup": "sex_dis", "Num_Estimators": 200.0, "Metric_Value": 0.64, "Percentage": 3.0}, {"Model_Name": "KNeighborsClassifier", "Test_Set_Index": 3.0, "Metric": "F1", "Subgroup": "sex_priv", "Num_Estimators": 200.0, "Metric_Value": 0.4863, "Percentage": 3.0}, {"Model_Name": "KNeighborsClassifier", "Test_Set_Index": 4.0, "Metric": "F1", "Subgroup": "overall", "Num_Estimators": 200.0, "Metric_Value": 0.608, "Percentage": 4.0}, {"Model_Name": "KNeighborsClassifier", "Test_Set_Index": 4.0, "Metric": "F1", "Subgroup": "race_dis", "Num_Estimators": 200.0, "Metric_Value": 0.6551, "Percentage": 4.0}, {"Model_Name": "KNeighborsClassifier", "Test_Set_Index": 4.0, "Metric": "F1", "Subgroup": "race_priv", "Num_Estimators": 200.0, "Metric_Value": 0.5028, "Percentage": 4.0}, {"Model_Name": "KNeighborsClassifier", "Test_Set_Index": 4.0, "Metric": "F1", "Subgroup": "sex&race_dis", "Num_Estimators": 200.0, "Metric_Value": 0.6712, "Percentage": 4.0}, {"Model_Name": "KNeighborsClassifier", "Test_Set_Index": 4.0, "Metric": "F1", "Subgroup": "sex&race_priv", "Num_Estimators": 200.0, "Metric_Value": 0.4239, "Percentage": 4.0}, {"Model_Name": "KNeighborsClassifier", "Test_Set_Index": 4.0, "Metric": "F1", "Subgroup": "sex_dis", "Num_Estimators": 200.0, "Metric_Value": 0.6267, "Percentage": 4.0}, {"Model_Name": "KNeighborsClassifier", "Test_Set_Index": 4.0, "Metric": "F1", "Subgroup": "sex_priv", "Num_Estimators": 200.0, "Metric_Value": 0.4815, "Percentage": 4.0}]}}
